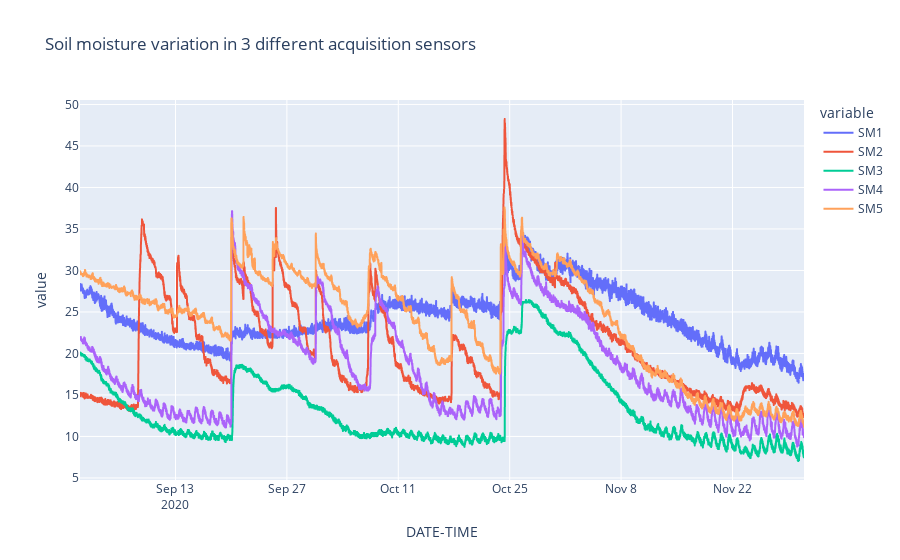

The cell this chart's notebook holds for it:
### Code cell
import plotly.express as px
fig = px.line(data_sp, x='DATE-TIME', y=["SM1", "SM2", "SM3","SM4","SM5"], title="Soil moisture variation in 3 different acquisition sensors" )
fig.show()

### Figure 1 — Plotly figure (JSON) as saved in the notebook; plotly's stock layout.template omitted (floating-point values rounded to 4 significant figures; data arrays with more than 128 entries replaced by an {"elided": "..."} marker saying what was removed)
{"data": [{"hovertemplate": "variable=SM1<br>DATE-TIME=%{x}<br>value=%{y}<extra></extra>", "legendgroup": "SM1", "line": {"color": "#636efa", "dash": "solid"}, "marker": {"symbol": "circle"}, "mode": "lines", "name": "SM1", "showlegend": true, "type": "scattergl", "x": {"elided": "6552 str values"}, "xaxis": "x", "y": {"elided": "6552 float values"}, "yaxis": "y"}, {"hovertemplate": "variable=SM2<br>DATE-TIME=%{x}<br>value=%{y}<extra></extra>", "legendgroup": "SM2", "line": {"color": "#EF553B", "dash": "solid"}, "marker": {"symbol": "circle"}, "mode": "lines", "name": "SM2", "showlegend": true, "type": "scattergl", "x": {"elided": "6552 str values"}, "xaxis": "x", "y": {"elided": "6552 float values"}, "yaxis": "y"}, {"hovertemplate": "variable=SM3<br>DATE-TIME=%{x}<br>value=%{y}<extra></extra>", "legendgroup": "SM3", "line": {"color": "#00cc96", "dash": "solid"}, "marker": {"symbol": "circle"}, "mode": "lines", "name": "SM3", "showlegend": true, "type": "scattergl", "x": {"elided": "6552 str values"}, "xaxis": "x", "y": {"elided": "6552 float values"}, "yaxis": "y"}, {"hovertemplate": "variable=SM4<br>DATE-TIME=%{x}<br>value=%{y}<extra></extra>", "legendgroup": "SM4", "line": {"color": "#ab63fa", "dash": "solid"}, "marker": {"symbol": "circle"}, "mode": "lines", "name": "SM4", "showlegend": true, "type": "scattergl", "x": {"elided": "6552 str values"}, "xaxis": "x", "y": {"elided": "6552 float values"}, "yaxis": "y"}, {"hovertemplate": "variable=SM5<br>DATE-TIME=%{x}<br>value=%{y}<extra></extra>", "legendgroup": "SM5", "line": {"color": "#FFA15A", "dash": "solid"}, "marker": {"symbol": "circle"}, "mode": "lines", "name": "SM5", "showlegend": true, "type": "scattergl", "x": {"elided": "6552 str values"}, "xaxis": "x", "y": {"elided": "6552 float values"}, "yaxis": "y"}], "layout": {"legend": {"title": {"text": "variable"}, "tracegroupgap": 0}, "title": {"text": "Soil moisture variation in 3 different acquisition sensors"}, "xaxis": {"anchor": "y", "domain": [0, 1], "title": {"text": "DATE-TIME"}}, "yaxis": {"anchor": "x", "domain": [0, 1], "title": {"text": "value"}}}}
